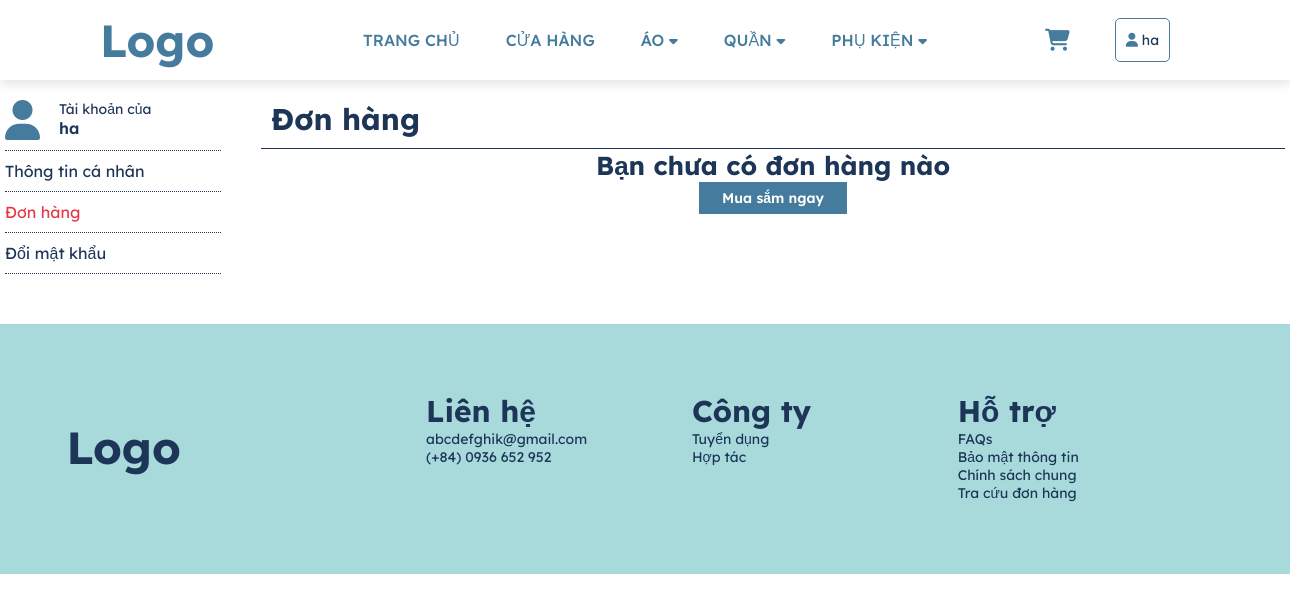
The app's page /account/order.php (signed in), older data.
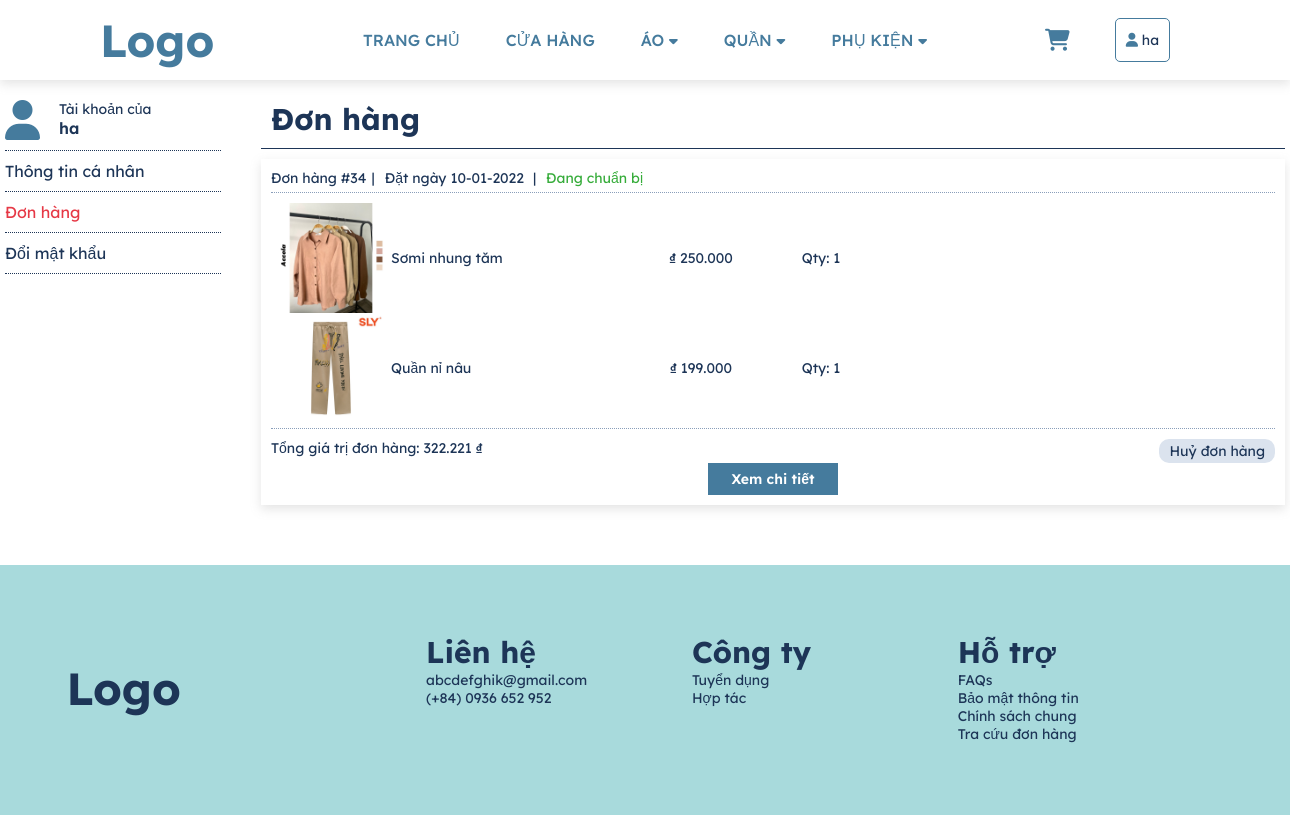
The same page, newer data.
### tables this page shows
CREATE TABLE `orders` (
  `id` int(11) NOT NULL,
  `time` timestamp NOT NULL DEFAULT CURRENT_TIMESTAMP ON UPDATE CURRENT_TIMESTAMP,
  `name_receive` varchar(50) NOT NULL,
  `phone_receive` varchar(11) NOT NULL,
  `address_receive` text NOT NULL,
  `note` text NOT NULL,
  `status` int(11) NOT NULL,
  `customer_id` int(11) NOT NULL,
  `total_price` float NOT NULL
);

CREATE TABLE `detail_orders` (
  `orders_id` int(11) NOT NULL,
  `product_id` int(11) NOT NULL,
  `quantity` int(11) NOT NULL
);

CREATE TABLE `product` (
  `id` int(11) NOT NULL,
  `name` varchar(50) NOT NULL,
  `description` text NOT NULL,
  `img` text NOT NULL,
  `price` int(11) NOT NULL,
  `manufacturers_id` int(11) NOT NULL,
  `category_detail_id` int(11) NOT NULL
);

### account/order.php (the view, shortened to what the changed rows need)
<!DOCTYPE html>
<html lang="en">
<head>
    <link rel="stylesheet" href="../assets/css/style.css">
    <link rel="stylesheet" href="../assets/css/account.css">
    <link rel="stylesheet" href="../assets/css/order_acc.css">
</head>
<body>
    <?php require 'header.php' ?>
    <?php
    $id = $_SESSION['id'];
    ?>
    <div class="main_account">
        <div class="content_right">
            <div class="order">
                <?php
                $sql = "select
                orders.*,customer.name,customer.phone,customer.address from orders
                join customer on customer.id = orders.customer_id
                where customer_id = '$id'";
                $result = mysqli_query($connect, $sql);
                ?>
                <?php if (mysqli_num_rows($result) != 0) { ?>
                    <div>
                        <?php foreach ($result  as $each) { ?>
                            <div class="order_each">
                                <div class="row header_order">
                                    <p>Đơn hàng #<?php echo $each['id'] ?></p>
                                    <p>Đặt ngày
                                        <?php
                                        $d = strtotime($each['time']);
                                        echo date("d-m-Y", $d);
                                        ?>
                                    </p>
                                    <?php switch ($each['status']) {
                                        case '0': ?>
                                            <p style="color: #36ac3a;">
                                                <?php echo "Đang chuẩn bị"; ?>
                                            </p>
                                        <?php break;
                                        case '1': ?>
                                    <?php break;
                                    } ?>
                                </div>
                                <?php
                                $order_id = $each['id'];
                                $sql = "select * from detail_orders
                         join product on product.id = detail_orders.product_id
                          join orders on orders.id = detail_orders.orders_id
                          where orders_id = '$order_id'";
                                $result_order = mysqli_query($connect, $sql);
                                ?>
                                <div class="header_order">
                                    <?php foreach ($result_order  as $each_order) { ?>
                                        <div class="row">
                                            <div class="image item_flex">
                                                <img src="../admin/product/photos/<?php echo $each_order['img'] ?>" alt="">
                                            </div>
                                            <div class="name ">
                                                <?php echo $each_order['name'] ?>
                                            </div>
                                            <div class="price item_flex">
                                                ₫ <?php echo number_format($each_order['price'], 0, '', '.'); ?>
                                            </div>
                                            <div class="quantity item_flex">
                                                Qty: <?php echo $each_order['quantity'] ?>
                                            </div>
                                        </div>
                                    <?php } ?>
                                </div>
                                <div class="row" style="justify-content: space-between;">
                                    <p>Tổng giá trị đơn hàng: <?php echo number_format($each_order['total_price'], 0, '', '.') ?> ₫</p>
                                    <?php
                                    if ($each['status'] == 0) {
                                    ?>
                                        <a href="delete.php?order_id=<?php echo $each['id'] ?>" class="delete">Huỷ đơn hàng</a>
                                    <?php
                                    }
                                    ?>
                                </div>
                                <div><a href="" style="text-decoration: none;"><button>Xem chi tiết</button></a></div>
                            </div>
                        <?php } ?>
                    </div>
                <?php } else { ?>
                    <div style="text-align: center;">
                        <h4>Bạn chưa có đơn hàng nào </h4>
                        <div><a href="../products.php" style="text-decoration: none;"><button>Mua sắm ngay</button></a></div>
                    </div>
                <?php } ?>
            </div>
        </div>
    </div>
    <?php require 'footer.php' ?>
</body>
</html>

Row changes from the older to the newer data that the page shows:
added orders: id "34", time "10-01-2022", status "Đang chuẩn bị", total_price "322.221"
added detail_orders: product.img (picture), product.name "Sơmi nhung tăm", product.price "250.000", quantity "1"
added detail_orders: product.img (picture), product.name "Quần nỉ nâu", product.price "199.000", quantity "1"
Text that changed along with them:
text no longer shown: "Bạn chưa có đơn hàng nào Mua sắm ngay"
